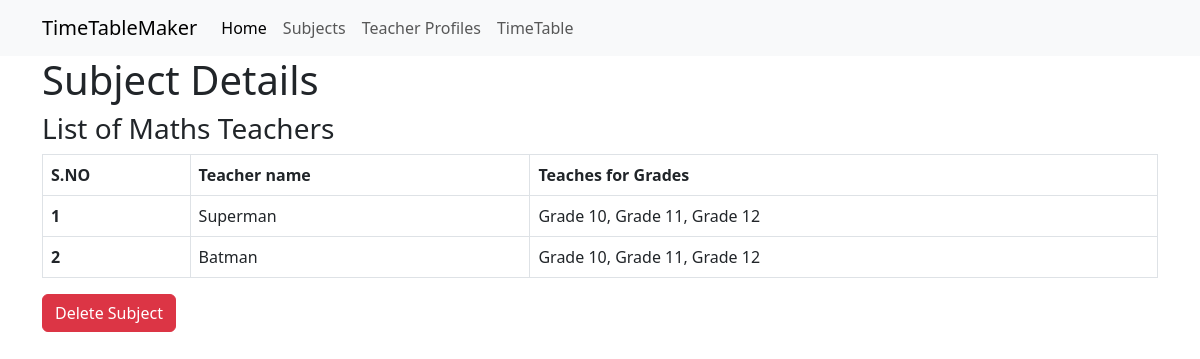
Screenshot of /TimeTableMaker/subjects_list/6/subjects_detail/ with the database file from the repository.
### TimeTableApp/models.py (models this page shows, shortened)
class Subjects(models.Model):
    Subjects_available = (
        ('Maths','Maths'),
        ('English','English'),
        ('Computer','Computer'),
        ('Chemistry','Chemistry'),
        ('Physics','Physics'),
        ('Test Subject','Test Subject'),
    )
    subject_name = models.CharField(max_length = 256,choices = Subjects_available,unique=True)

class Teachers(models.Model):
    classes_available = (
        ('Grade 1','Grade 1'),
        ('Grade 2','Grade 2'),
        ('Grade 3','Grade 3'),
        ('Grade 4','Grade 4'),
        ('Grade 5','Grade 5'),
        ('Grade 6','Grade 6'),
        ('Grade 7','Grade 7'),
        ('Grade 8','Grade 8'),
        ('Grade 9','Grade 9'),
        ('Grade 10','Grade 10'),
        ('Grade 11','Grade 11'),
        ('Grade 12','Grade 12'),
    )
    name = models.CharField(max_length = 256)
    subject = models.ForeignKey(Subjects,on_delete=models.SET_NULL,null=True,related_name='teacher_subject')
    teaches_for_class = MultiSelectField(max_length=256,max_choices=5,choices=classes_available)

### TimeTableApp/views.py (the view)
# urls.py: path('subjects_list/<int:pk>/subjects_detail/',views.SubjectsDetailView.as_view(),name='subject_detail'),
class SubjectsDetailView(DetailView):
    model = models.Subjects
    template_name = 'TimeTableApp/Subjects_model/subject_detail.html'
    context_object_name = 'subject'

### TimeTableApp/templates/TimeTableApp/Subjects_model/subject_detail.html (shortened to what this page needs)
{% extends 'base.html' %}
{% load bootstrap3 %}
{% block body_block %}
    <h1>Subject Details </h1>
    <h3>List of {{subject.subject_name}} Teachers</h3>
    <table class="table table-bordered">
      <thead class="thead-light">
        <th scope="col">S.NO </th>
        <th scope="col">Teacher name</th>
        <th scope="col">Teaches for Grades</th>
      </thead>
    {% for i in subject.teacher_subject.all %}
      <tr>
        <th class="serial_number" scope="row">x</th>
        <td>{{i.name}}</td>
        <td>{{i.teaches_for_class}}</td>
      </tr>
    {% endfor %}
  </table>
<a class="btn btn-danger" href="{% url 'TimeTableApp:delete_subject' pk=subject.pk %}">Delete Subject</a>
{% endblock %}

### rows the page displays
Subjects: subject_name "Maths"
Teachers: name "Superman", teaches_for_class "Grade 10, Grade 11, Grade 12"
Teachers: name "Batman", teaches_for_class "Grade 10, Grade 11, Grade 12"
